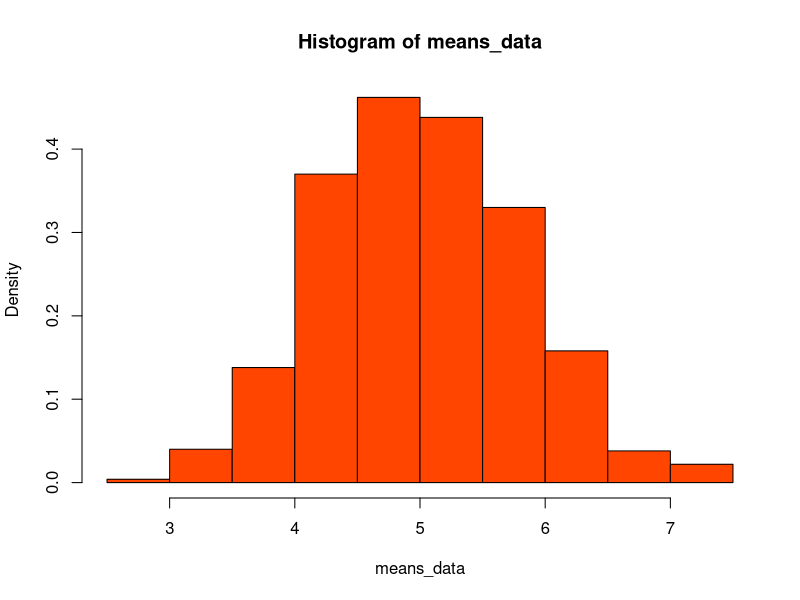

Generate this figure with R:
## ---- chunk 1
lambda <- 0.2
nsamples <- 40
nsims <- 1000
## ---- chunk 2
idx <- 0
means_data <- numeric()
set.seed(65455)
while(idx < nsims){
sim_mean <- mean(rexp(nsamples,lambda))
means_data <- c(means_data,sim_mean)
idx <- idx+1
}
## ---- chunk 3
theoretical_mean <- 1/0.2
theoretical_variance <- (1/0.2)^2

sample_mean <- mean(means_data)
sample_variance <- var(means_data)
sample_sd <- sd(means_data)

expected_variance <- theoretical_variance/(nsamples)
## ---- chunk 4
hist(means_data,prob=TRUE,col="orangered")
first_sd_volume <- length(means_data[means_data < sample_mean+sample_sd 
                                     & means_data > sample_mean-sample_sd])/nsims
second_sd_volume <- length(means_data[means_data < sample_mean+2*sample_sd 
                                      & means_data > sample_mean-2*sample_sd])/nsims
third_sd_volume <- length(means_data[means_data < sample_mean+3*sample_sd 
                                     & means_data > sample_mean-3*sample_sd])/nsims
## ---- chunk 5
cov_range <- 1.96 * sqrt(expected_variance) # sqrt(theoretical_variance/nsamples)
low_conf_value <- sample_mean - cov_range
high_conf_value <- sample_mean + cov_range
## ---- chunk 6
coverage <- length(means_data[means_data > low_conf_value 
                              & means_data < high_conf_value])/nsims
